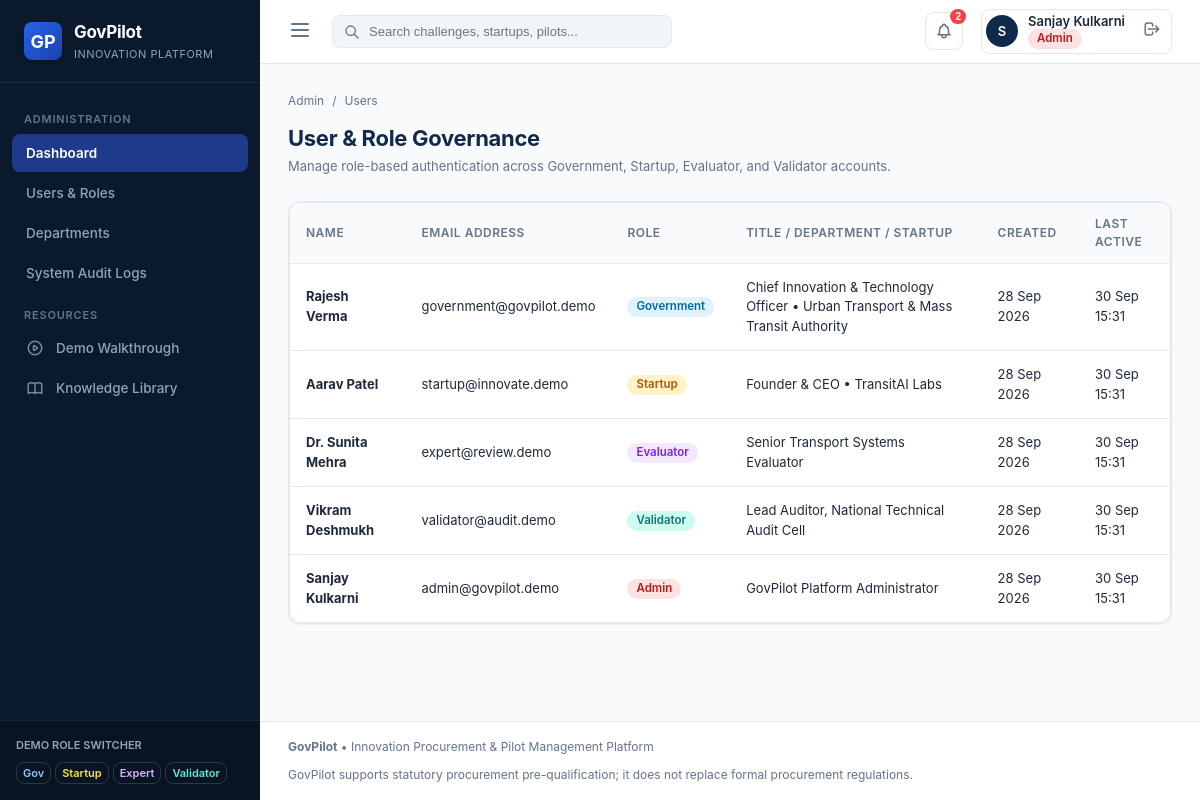
Page /admin/users (signed in) on the committed database.
### models/user.py (models this page shows, shortened)
class User(UserMixin, db.Model):
    __tablename__ = 'users'
    id = db.Column(db.Integer, primary_key=True)
    email = db.Column(db.String(120), unique=True, nullable=False, index=True)
    password_hash = db.Column(db.String(256), nullable=False)
    name = db.Column(db.String(120), nullable=False)
    role = db.Column(db.String(50), nullable=False, default='government') # 'government', 'startup', 'evaluator', 'validator', 'admin'
    title = db.Column(db.String(120))
    phone = db.Column(db.String(50))
    department_id = db.Column(db.Integer, db.ForeignKey('departments.id'), nullable=True)
    startup_id = db.Column(db.Integer, db.ForeignKey('startups.id'), nullable=True)
    is_active = db.Column(db.Boolean, default=True)
    created_at = db.Column(db.DateTime, default=datetime.utcnow)
    last_login = db.Column(db.DateTime, nullable=True)
    department = db.relationship('Department', backref=db.backref('officers', lazy=True), foreign_keys=[department_id])
    startup = db.relationship('Startup', backref=db.backref('users', lazy=True), foreign_keys=[startup_id])
    @property
    def is_government(self):
        return self.role == 'government'
    @property
    def is_startup(self):
        return self.role == 'startup'
    @property
    def is_evaluator(self):
        return self.role == 'evaluator'
    @property
    def is_validator(self):
        return self.role == 'validator'
    @property
    def is_admin(self):
        return self.role == 'admin'
    def get_role_badge_class(self):
        mapping = {
            'government': 'badge-gov',
            'startup': 'badge-startup',
            'evaluator': 'badge-evaluator',
            'validator': 'badge-validator',
            'admin': 'badge-admin'
        }
        return mapping.get(self.role, 'badge-secondary')

### models/department.py (models this page shows, shortened)
class Department(db.Model):
    __tablename__ = 'departments'
    id = db.Column(db.Integer, primary_key=True)
    name = db.Column(db.String(150), unique=True, nullable=False)
    code = db.Column(db.String(20), unique=True, nullable=False)
    sector = db.Column(db.String(100), nullable=False) # Transport, Water, Infrastructure, Waste, Healthcare, Education, etc.
    description = db.Column(db.Text)
    contact_email = db.Column(db.String(120))
    jurisdiction = db.Column(db.String(120), default='State/Municipal')
    created_at = db.Column(db.DateTime, default=datetime.utcnow)
    challenges = db.relationship('Challenge', backref='department', lazy=True)
    pilots = db.relationship('Pilot', backref='department', lazy=True)

### models/startup.py (models this page shows, shortened)
class Startup(db.Model):
    __tablename__ = 'startups'
    id = db.Column(db.Integer, primary_key=True)
    name = db.Column(db.String(150), unique=True, nullable=False)
    legal_name = db.Column(db.String(200))
    registration_number = db.Column(db.String(100))
    startup_recognition_number = db.Column(db.String(100)) # e.g. DPIIT/Gov recognition
    founded_year = db.Column(db.Integer)
    headquarters = db.Column(db.String(150))
    website = db.Column(db.String(200))
    contact_email = db.Column(db.String(120))
    contact_phone = db.Column(db.String(50))
    founders = db.Column(db.Text)
    employee_count = db.Column(db.String(50), default='10-50')
    summary = db.Column(db.Text)
    sector = db.Column(db.String(100), default='Smart City / Transport')
    core_technology = db.Column(db.String(250)) # e.g. 'Computer Vision, Edge AI, IoT, Route Optimization'
    product_name = db.Column(db.String(150))
    product_description = db.Column(db.Text)
    architecture_overview = db.Column(db.Text)
    deployment_model = db.Column(db.String(100), default='Hybrid Cloud / On-Prem Edge')
    trl_level = db.Column(db.String(50), default='TRL 7 - System Prototype Demo') # Technology Readiness Level
    cybersecurity_certified = db.Column(db.Boolean, default=True)
    cybersecurity_standard = db.Column(db.String(100), default='ISO 27001 / SOC2 Type II')
    data_residency_compliant = db.Column(db.Boolean, default=True)
    ip_ownership_clear = db.Column(db.Boolean, default=True)
    ip_details = db.Column(db.Text)
    liability_insurance = db.Column(db.Boolean, default=True)
    capabilities = db.Column(db.Text, default='AI, Real-time Analytics, Municipal Integration')
    created_at = db.Column(db.DateTime, default=datetime.utcnow)
    updated_at = db.Column(db.DateTime, default=datetime.utcnow, onupdate=datetime.utcnow)
    deployments = db.relationship('StartupDeployment', backref='startup', lazy=True, cascade='all, delete-orphan')
    certifications = db.relationship('StartupCertification', backref='startup', lazy=True, cascade='all, delete-orphan')
    applications = db.relationship('Application', backref='startup', lazy=True)
    pilots = db.relationship('Pilot', backref='startup', lazy=True)

### routes/admin_routes.py (the view)
@admin_bp.route('/admin/users')
def users():
    users = User.query.all()
    departments = Department.query.all()
    startups = Startup.query.all()
    return render_template('admin/users.html', users=users, departments=departments, startups=startups)

### templates/admin/users.html (shortened to what this page needs)
{% extends "base.html" %}
{% block content %}
<div class="page-header">
  <div>
    <div class="breadcrumb-trail">
      <a href="{{ url_for('dashboard.admin_dashboard') }}">Admin</a>
      <span>/</span>
      <span>Users</span>
    </div>
    <h1 class="page-title">User & Role Governance</h1>
    <p class="page-subtitle">Manage role-based authentication across Government, Startup, Evaluator, and Validator accounts.</p>
  </div>
</div>
<div class="gp-card">
  <div class="gp-table-container">
    <table class="gp-table">
      <thead>
        <tr>
          <th>Name</th>
          <th>Email Address</th>
          <th>Role</th>
          <th>Title / Department / Startup</th>
          <th>Created</th>
          <th>Last Active</th>
        </tr>
      </thead>
      <tbody>
        {% for u in users %}
        <tr>
          <td><strong>{{ u.name }}</strong></td>
          <td>{{ u.email }}</td>
          <td><span class="badge {{ u.get_role_badge_class() }}">{{ u.role.title() }}</span></td>
          <td>
            {% if u.is_government and u.department %}
              {{ u.title }} • {{ u.department.name }}
            {% elif u.is_startup and u.startup %}
              {{ u.title }} • {{ u.startup.name }}
            {% else %}
              {{ u.title or 'Platform User' }}
            {% endif %}
          </td>
          <td>{{ u.created_at.strftime('%d %b %Y') }}</td>
          <td>{{ u.last_login.strftime('%d %b %H:%M') if u.last_login else 'Active' }}</td>
        </tr>
        {% endfor %}
      </tbody>
    </table>
  </div>
</div>
{% endblock %}

### templates/base.html (shortened to what this page needs)
<!DOCTYPE html>
<html lang="en">
<head>
  <link rel="stylesheet" href="{{ url_for('static', filename='css/main.css') }}">
</head>
<body>
  <div class="app-container">
    <aside class="app-sidebar">
      <div class="sidebar-header">
        <div class="brand-logo">GP</div>
        <div class="brand-text">
          <h1>GovPilot</h1>
          <p>Innovation Platform</p>
        </div>
      </div>
      <nav class="sidebar-nav">
        {% if current_user.is_authenticated %}
          {% if current_user.is_government %}
            <div class="nav-section-title">Government Officer</div>
            <a href="{{ url_for('dashboard.gov_dashboard') }}" class="nav-link {% if request.path == '/dashboard/government' or request.path == '/dashboard' %}active{% endif %}">
              <svg fill="none" stroke="currentColor" viewBox="0 0 24 24"><path stroke-linecap="round" stroke-linejoin="round" stroke-width="2" d="M3 12l2-2m0 0l7-7 7 7M5 10v10a1 1 0 001 1h3m10-11l2 2m-2-2v10a1 1 0 01-1 1h-3m-6 0a1 1 0 001-1v-4a1 1 0 011-1h2a1 1 0 011 1v4a1 1 0 001 1m-6 0h6"/></svg>
              Dashboard
            </a>
            <a href="{{ url_for('challenge.index') }}" class="nav-link {% if '/challenges' in request.path and '/builder' not in request.path %}active{% endif %}">
              <svg fill="none" stroke="currentColor" viewBox="0 0 24 24"><path stroke-linecap="round" stroke-linejoin="round" stroke-width="2" d="M19 11H5m14 0a2 2 0 012 2v6a2 2 0 01-2 2H5a2 2 0 01-2-2v-6a2 2 0 012-2m14 0V9a2 2 0 00-2-2M5 11V9a2 2 0 012-2m0 0V5a2 2 0 012-2h6a2 2 0 012 2v2M7 7h10"/></svg>
              Challenges
            </a>
            <a href="{{ url_for('challenge.builder') }}" class="nav-link {% if '/challenges/builder' in request.path %}active{% endif %}" style="color: var(--accent);">
              <svg fill="none" stroke="currentColor" viewBox="0 0 24 24"><path stroke-linecap="round" stroke-linejoin="round" stroke-width="2" d="M12 4v16m8-8H4"/></svg>
              + Create Challenge
            </a>
            <a href="{{ url_for('startup.index') }}" class="nav-link {% if '/startups' in request.path %}active{% endif %}">
              <svg fill="none" stroke="currentColor" viewBox="0 0 24 24"><path stroke-linecap="round" stroke-linejoin="round" stroke-width="2" d="M17 20h5v-2a3 3 0 00-5.356-1.857M17 20H7m10 0v-2c0-.656-.126-1.283-.356-1.857M7 20H2v-2a3 3 0 015.356-1.857M7 20v-2c0-.656.126-1.283.356-1.857m0 0a5.002 5.002 0 019.288 0M15 7a3 3 0 11-6 0 3 3 0 016 0zm6 3a2 2 0 11-4 0 2 2 0 014 0zM7 10a2 2 0 11-4 0 2 2 0 014 0z"/></svg>
              Startups Directory
            </a>
            <a href="{{ url_for('application.index') }}" class="nav-link {% if '/applications' in request.path %}active{% endif %}">
              <svg fill="none" stroke="currentColor" viewBox="0 0 24 24"><path stroke-linecap="round" stroke-linejoin="round" stroke-width="2" d="M9 12h6m-6 4h6m2 5H7a2 2 0 01-2-2V5a2 2 0 012-2h5.586a1 1 0 01.707.293l5.414 5.414a1 1 0 01.293.707V19a2 2 0 01-2 2z"/></svg>
              Applications
            </a>
            <a href="{{ url_for('evaluation.index') }}" class="nav-link {% if '/evaluations' in request.path %}active{% endif %}">
              <svg fill="none" stroke="currentColor" viewBox="0 0 24 24"><path stroke-linecap="round" stroke-linejoin="round" stroke-width="2" d="M9 5H7a2 2 0 00-2 2v12a2 2 0 002 2h10a2 2 0 002-2V7a2 2 0 00-2-2h-2M9 5a2 2 0 002 2h2a2 2 0 002-2M9 5a2 2 0 012-2h2a2 2 0 012 2m-6 9l2 2 4-4"/></svg>
              Evaluations
            </a>
            <a href="{{ url_for('pilot.index') }}" class="nav-link {% if '/pilots' in request.path %}active{% endif %}">
              <svg fill="none" stroke="currentColor" viewBox="0 0 24 24"><path stroke-linecap="round" stroke-linejoin="round" stroke-width="2" d="M13 10V3L4 14h7v7l9-11h-7z"/></svg>
              Pilot Passports
            </a>
            <a href="{{ url_for('validation.index') }}" class="nav-link {% if '/validation' in request.path %}active{% endif %}">
              <svg fill="none" stroke="currentColor" viewBox="0 0 24 24"><path stroke-linecap="round" stroke-linejoin="round" stroke-width="2" d="M9 12l2 2 4-4m5.618-4.016A11.955 11.955 0 0112 2.944a11.955 11.955 0 01-8.618 3.04A12.02 12.02 0 003 9c0 5.591 3.824 10.29 9 11.622 5.176-1.332 9-6.03 9-11.622 0-1.042-.133-2.052-.382-3.016z"/></svg>
              Validation & Scale
            </a>
            <a href="{{ url_for('admin.audit_logs') }}" class="nav-link {% if '/admin/audit' in request.path %}active{% endif %}">
              <svg fill="none" stroke="currentColor" viewBox="0 0 24 24"><path stroke-linecap="round" stroke-linejoin="round" stroke-width="2" d="M12 8v4l3 3m6-3a9 9 0 11-18 0 9 9 0 0118 0z"/></svg>
              Audit Trail
            </a>
          {% elif current_user.is_admin %}
            <div class="nav-section-title">Administration</div>
            <a href="{{ url_for('dashboard.admin_dashboard') }}" class="nav-link active">Dashboard</a>
            <a href="{{ url_for('admin.users') }}" class="nav-link">Users & Roles</a>
            <a href="{{ url_for('admin.departments') }}" class="nav-link">Departments</a>
            <a href="{{ url_for('admin.audit_logs') }}" class="nav-link">System Audit Logs</a>
          {% endif %}
        {% endif %}
        <div class="nav-section-title">Resources</div>
        <a href="{{ url_for('main.demo_tour') }}" class="nav-link">
          Demo Walkthrough
        </a>
        <a href="{{ url_for('main.knowledge_library') }}" class="nav-link">
          Knowledge Library
        </a>
      </nav>
      <div class="sidebar-footer">
        <div style="font-size: 11px; color: #94a3b8; margin-bottom: 8px; font-weight: 600;">DEMO ROLE SWITCHER</div>
        <div style="display: flex; gap: 4px; flex-wrap: wrap;">
          <a href="{{ url_for('auth.quick_login', role='government') }}" class="btn btn-sm btn-outline" style="color: #93c5fd; border-color: rgba(255,255,255,0.15); padding: 3px 6px; font-size: 11px;">Gov</a>
          <a href="{{ url_for('auth.quick_login', role='startup') }}" class="btn btn-sm btn-outline" style="color: #fde047; border-color: rgba(255,255,255,0.15); padding: 3px 6px; font-size: 11px;">Startup</a>
          <a href="{{ url_for('auth.quick_login', role='evaluator') }}" class="btn btn-sm btn-outline" style="color: #d8b4fe; border-color: rgba(255,255,255,0.15); padding: 3px 6px; font-size: 11px;">Expert</a>
          <a href="{{ url_for('auth.quick_login', role='validator') }}" class="btn btn-sm btn-outline" style="color: #5eead4; border-color: rgba(255,255,255,0.15); padding: 3px 6px; font-size: 11px;">Validator</a>
        </div>
      </div>
    </aside>
    <div class="app-main">
      <header class="top-navbar">
        <div class="topbar-left">
          <button id="sidebar-toggle" style="background:none; border:none; color:var(--text-muted); cursor:pointer;">
            <svg width="24" height="24" fill="none" stroke="currentColor" viewBox="0 0 24 24"><path stroke-linecap="round" stroke-linejoin="round" stroke-width="2" d="M4 6h16M4 12h16M4 18h16"/></svg>
          </button>
          <form class="global-search-form" action="{{ url_for('main.global_search') }}" method="GET">
            <svg class="global-search-icon" width="16" height="16" fill="none" stroke="currentColor" viewBox="0 0 24 24"><path stroke-linecap="round" stroke-linejoin="round" stroke-width="2" d="M21 21l-6-6m2-5a7 7 0 11-14 0 7 7 0 0114 0z"/></svg>
            <input type="text" name="q" class="global-search-input" placeholder="Search challenges, startups, pilots..." value="{{ request.args.get('q', '') }}">
          </form>
        </div>
        <div class="topbar-right">
          {% if current_user.is_authenticated %}
            <div style="position: relative;">
              <button class="notification-btn" id="notif-btn" title="Notifications">
                <span class="badge-count">2</span>
              </button>
            </div>
            <div class="user-profile-menu">
              <div class="user-avatar">{{ current_user.name[:1] }}</div>
              <div class="user-info">
                <div class="user-name">{{ current_user.name }}</div>
                <span class="badge {{ current_user.get_role_badge_class() }}">{{ current_user.role.title() }}</span>
              </div>
              <a href="{{ url_for('auth.logout') }}" style="margin-left:8px; color:var(--text-muted);" title="Sign out">
                <svg width="18" height="18" fill="none" stroke="currentColor" viewBox="0 0 24 24"><path stroke-linecap="round" stroke-linejoin="round" stroke-width="2" d="M17 16l4-4m0 0l-4-4m4 4H7m6 4v1a3 3 0 01-3 3H6a3 3 0 01-3-3V7a3 3 0 013-3h4a3 3 0 013 3v1"/></svg>
              </a>
            </div>
          {% else %}
            <a href="{{ url_for('main.demo_tour') }}" class="btn btn-accent btn-sm">✨ Launch Demo Tour</a>
            <a href="{{ url_for('auth.login') }}" class="btn btn-primary btn-sm">Log In</a>
          {% endif %}
        </div>
      </header>
      <main class="content-wrapper">
        {% block content %}{% endblock %}
      </main>
      <footer style="padding: 16px 28px; border-top: 1px solid var(--border-color); background: #ffffff; font-size: 12px; color: var(--text-muted); display: flex; justify-content: space-between; align-items: center; flex-wrap: wrap; gap: 10px;">
        <div>
          <strong>GovPilot</strong> • Innovation Procurement & Pilot Management Platform
        </div>
        <div>
          GovPilot supports statutory procurement pre-qualification; it does not replace formal procurement regulations.
        </div>
      </footer>
    </div>
  </div>
</body>
</html>

### rows in the picture
User: name "S", name "Sanjay Kulkarni", role "Admin", email "admin@govpilot.demo", title "GovPilot Platform Administrator", created_at "28 Sep 2026", last_login "30 Sep 15:31"
User: name "Rajesh Verma", email "government@govpilot.demo", role "Government", title "Chief Innovation & Technology Officer", department.name "Urban Transport & Mass Transit Authority", created_at "28 Sep 2026", last_login "30 Sep 15:31"
User: name "Aarav Patel", email "startup@innovate.demo", role "Startup", title "Founder & CEO", startup.name "TransitAI Labs", created_at "28 Sep 2026", last_login "30 Sep 15:31"
User: name "Dr. Sunita Mehra", email "expert@review.demo", role "Evaluator", title "Senior Transport Systems Evaluator", created_at "28 Sep 2026", last_login "30 Sep 15:31"
User: name "Vikram Deshmukh", email "validator@audit.demo", role "Validator", title "Lead Auditor, National Technical Audit Cell", created_at "28 Sep 2026", last_login "30 Sep 15:31"
